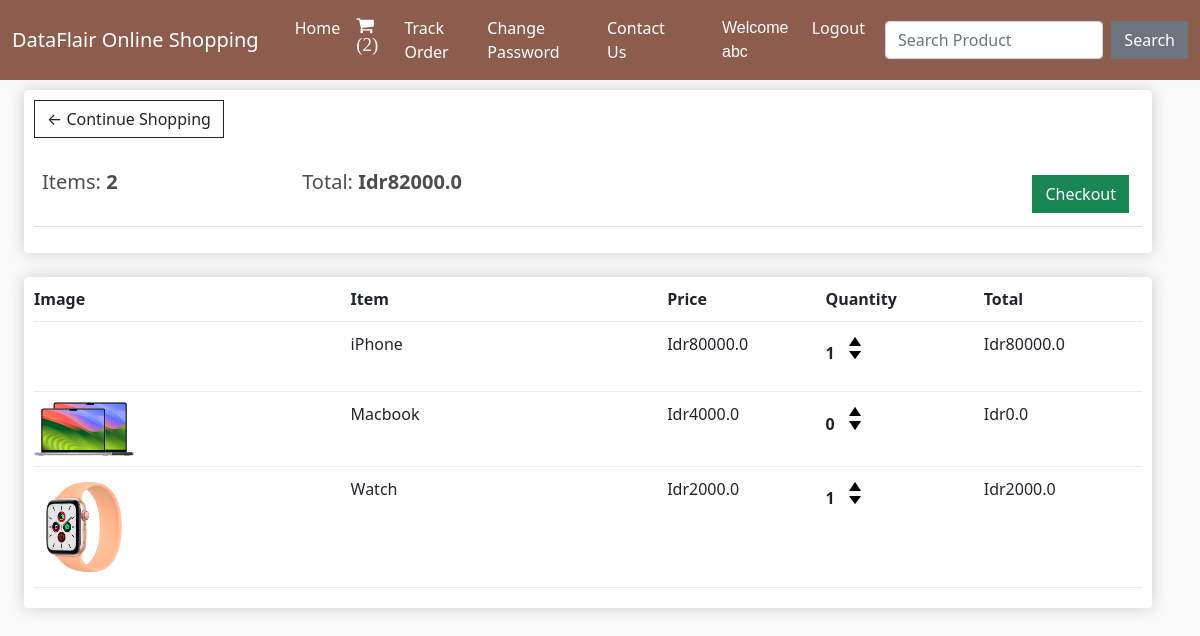
Page /cart/ (signed in) on the committed database.
### shop/models.py (models this page shows, shortened)
class Order(models.Model):
    customer = models.ForeignKey(Customer, on_delete=models.SET_NULL, null=True)
    date_ordered = models.DateTimeField(default=now)
    complete = models.BooleanField(default=False)
    @property
    def get_cart_total(self):
        orderitems = self.orderitem_set.all()
        total = sum([item.get_total for item in orderitems])
        return total
    @property
    def get_cart_items(self):
        orderitems = self.orderitem_set.all()
        total = sum([item.quantity for item in orderitems])
        return total

class OrderItem(models.Model):
    product = models.ForeignKey(Product, on_delete=models.SET_NULL, null=True)
    order = models.ForeignKey(Order, on_delete=models.SET_NULL, null=True)
    quantity = models.IntegerField(default=0)
    date_added = models.DateTimeField(default=now)
    @property
    def get_total(self):
        total = self.product.price * self.quantity
        return total

class Product(models.Model):
    name = models.CharField(max_length=100)
    price = models.FloatField()
    image = models.ImageField(upload_to="", default="")

### shop/views.py (the view, shortened to what this page needs)
# urls.py: path("cart/", views.cart, name="cart"),
def cart(request):
    data = cartData(request)
    items = data['items']
    order = data['order']
    cartItems = data['cartItems']
    try:
        cart = json.loads(request.COOKIES['cart'])
    except:
        cart = {}
    print('Cart:', cart)
    return render(request, "cart.html", {'items':items, 'order':order, 'cartItems':cartItems})

### shop/inherit.py (called while the page is built)
def cartData(request):
    if request.user.is_authenticated:
        customer = request.user.customer
        order, created = Order.objects.get_or_create(customer=customer, complete=False)
        items = order.orderitem_set.all()
        cartItems = order.get_cart_items
    else:
        items = []
        order = {'get_cart_total':0, 'get_cart_items':0}
        cartItems = order['get_cart_items']
    return {'cartItems':cartItems, 'items':items, 'order':order}

### shop/templates/cart.html (shortened to what this page needs)
{% extends 'base.html' %}
{% load static %}
{% block body %}
<div class="container-fluid row">
    <div class="col-lg-12">
        <div class="box-element">
            <a href="/" class="btn btn-outline-dark">&#x2190 Continue Shopping</a>
            <br><br>
            <table class="table">
                <tr>
                    <th>
                        <h5>Items: <strong>{{order.get_cart_items}}</strong></h5>
                    </th>
                    <th>
                        <h5>Total: <strong>Idr{{order.get_cart_total}}</strong></h5>
                    </th>
                    <th><a href="/checkout/" class="btn btn-success" style="float: right; margin: 5px;">Checkout</a>
                    </th>
                </tr>
            </table>
        </div>
<br>
        <div class="box-element">
            <div class="cart-row">
                <div style="flex: 2;"><strong>Image</strong></div>
                <div style="flex: 2;"><strong>Item</strong></div>
                <div style="flex: 1;"><strong>Price</strong></div>
                <div style="flex: 1;"><strong>Quantity</strong></div>
                <div style="flex: 1;"><strong>Total</strong></div>
            </div>
        {% for item in items %}
            <div class="cart-row">
                <div style="flex: 2;"><img class="row-image" src="{{item.product.image.url}}" alt=""></div>
                <div style="flex: 2;">{{item.product.name}}</div>
                <div style="flex: 1;">Idr{{item.product.price}}</div>
                <div style="flex: 1;">
                <p class="quantity">{{item.quantity}}</p>
                <div class="quantity">
                    <img data-product="{{item.product.id}}" data-action="add" src="{% static 'increase.png' %}" class="chg-quantity update-cart" alt="">
                    <img data-product="{{item.product.id}}" data-action="remove" src="{% static 'decrease.png' %}" class="chg-quantity update-cart" alt="">
                </div>
                </div>
                <div style="flex: 1;">Idr{{item.get_total}}</div>
            </div>
            {% endfor %}
        </div>
    </div>
</div>
{% endblock %}

### shop/templates/base.html (shortened to what this page needs)
<!doctype html>
<html lang="en">
<head>
    <link href="https://cdn.jsdelivr.net/npm/bootstrap@5.0.2/dist/css/bootstrap.min.css" rel="stylesheet"
>
    <link rel="stylesheet" href="https://cdnjs.cloudflare.com/ajax/libs/font-awesome/4.7.0/css/font-awesome.min.css">
</head>
<body>
    <nav class="navbar navbar-expand-lg navbar-dark sticky-top">
        <div class="container-fluid">
            <a class="navbar-brand" href="/">DataFlair Online Shopping</a>
            <div class="collapse navbar-collapse" id="navbarSupportedContent">
                <div class="container w-75">
                <ul class="navbar-nav me-auto mb-2 mb-lg-0">
                    <li class="nav-item">
                        <a class="nav-link active" aria-current="page" href="/">Home</a>
                    </li>
                    {% if request.user.is_authenticated %}
                    <li class="nav-item">
                        <a class="nav-link active" aria-current="page" href="/cart/"><span class=" fa fa-shopping-cart"
                                style="font-size: 19px;"> ({{cartItems}})</span></a>
                    </li>
                    <li class="nav-item">
                        <a class="nav-link active" href="/tracker/">Track Order</a>
                    </li>
                    <li class="nav-item">
                        <a class="nav-link active" href="/change_password/">Change Password</a>
                    </li>
                    <li class="nav-item">
                        <a class="nav-link active" href="/loggedin_contact/">Contact Us</a>
                    </li>
                    {% endif %}
                    {% if not request.user.is_authenticated %}
                    <li class="nav-item">
                        <a class="nav-link active" aria-current="page" href="/register/">Register</a>
                    </li>
                    <li class="nav-item">
                        <a class="nav-link active" aria-current="page" href="/login/">Login</a>
                    </li>
                    <li class="nav-item">
                        <a class="nav-link active" href="/contact/">Contact Us</a>
                    </li>
                    {% else %}
                    <li class="nav-item">
                        <a class="nav-link active" aria-current="page" href="#" style="font-family:'Franklin Gothic Medium', 'Arial Narrow', Arial, sans-serif; font-size: 1rem;">Welcome {{request.user}}</a>
                    </li>
                    <li class="nav-item">
                        <a class="nav-link active" aria-current="page" href="/logout/">Logout</a>
                    </li>
                    {% endif %}
                </ul>
                </div>
                <form class="d-flex" method="POST" action="/search/"> {% csrf_token %}
                    <input class="form-control me-2" type="search" name="search" placeholder="Search Product" aria-label="Search">
                    <button href="/search/" class="btn btn-secondary" type="submit">Search</button>
                </form>
            </div>
        </div>
    </nav>
    {% block body %}
    {% endblock %}
</body>
</html>

### shop/templates/base.html (style rules this page uses)
.navbar { background-color: #8c5d4f; }
body { background-color: hsl(0, 0%, 98%); }
h1, h2, h3, h4, h5, h6 { color: hsl(0, 0%, 30%); }
.box-element { box-shadow: hsl(0, 0%, 80%) 0 0 16px; background-color: #fff; border-radius: 4px; padding: 10px; }
.col-lg-4, .col-lg-6, .col-lg-8, .col-lg-12 { margin-top: 10px; }
.btn { border-radius: 0; }
.row-image { width: 100px; }
.cart-row { display: flex; align-items: flex-stretch; padding-bottom: 10px; margin-bottom: 10px; border-bottom: 1px solid #ececec; }
.quantity { display: inline-block; font-weight: 700; padding-right: 10px; }
.chg-quantity { width: 12px; cursor: pointer; display: block; margin-top: 5px; transition: .1s; }

### rows in the picture
Order: get_cart_items "2", get_cart_total "82000.0"
OrderItem: product.name "iPhone", product.price "80000.0", quantity "1", get_total "80000.0"
OrderItem: product.image (picture), product.name "Macbook", product.price "4000.0", quantity "0", get_total "0.0"
OrderItem: product.image (picture), product.name "Watch", product.price "2000.0", quantity "1", get_total "2000.0"

### other values in the picture
{{ cartItems }} "2"
{{ request.user }} "abc"
